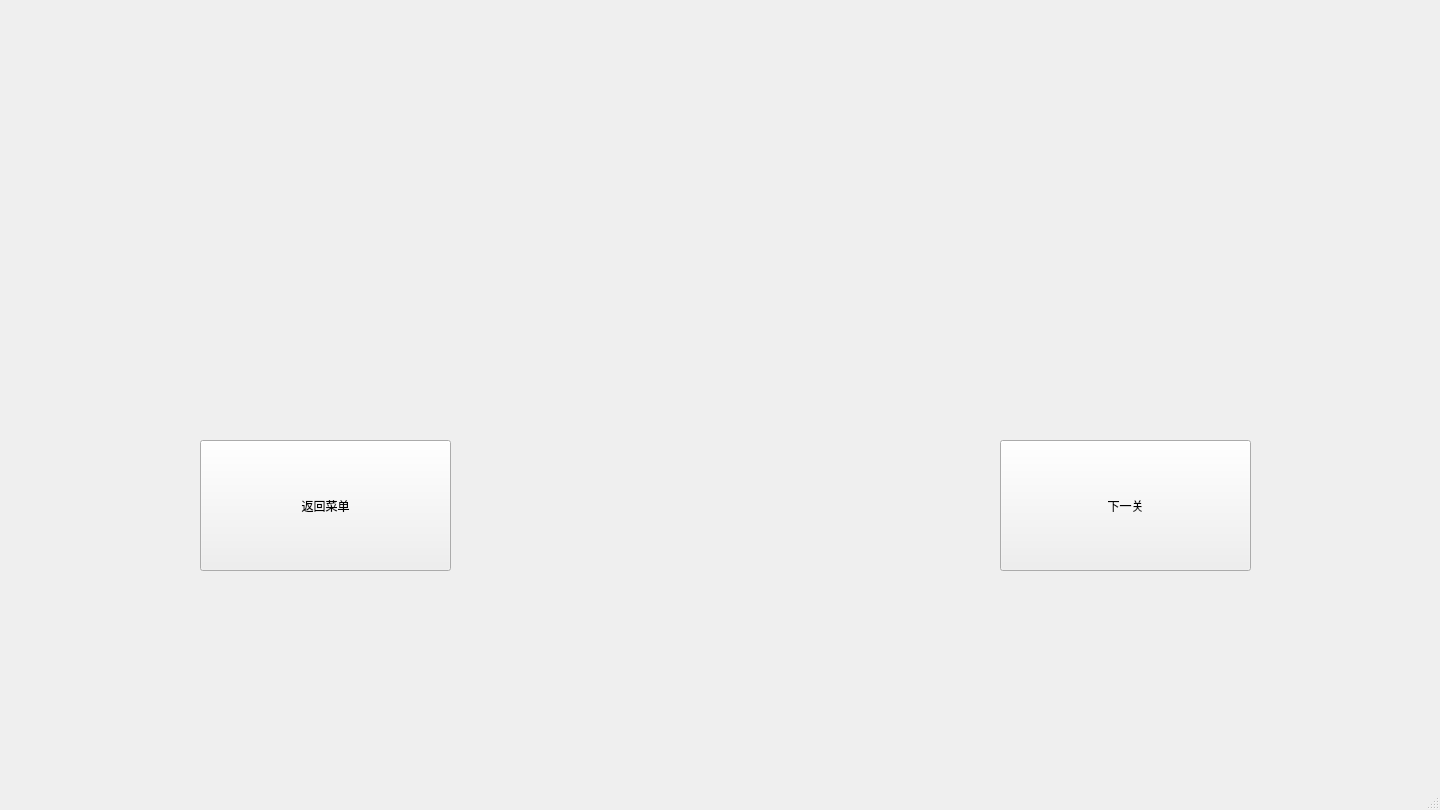
<?xml version="1.0" encoding="UTF-8"?>
<ui version="4.0">
 <class>MainWindow2</class>
 <widget class="QMainWindow" name="MainWindow2">
  <property name="geometry">
   <rect>
    <x>0</x>
    <y>0</y>
    <width>1440</width>
    <height>810</height>
   </rect>
  </property>
  <property name="windowTitle">
   <string>MainWindow</string>
  </property>
  <widget class="QWidget" name="centralwidget">
   <widget class="QPushButton" name="BACK">
    <property name="geometry">
     <rect>
      <x>200</x>
      <y>440</y>
      <width>251</width>
      <height>131</height>
     </rect>
    </property>
    <property name="text">
     <string>返回菜单</string>
    </property>
   </widget>
   <widget class="QPushButton" name="NEXT">
    <property name="geometry">
     <rect>
      <x>1000</x>
      <y>440</y>
      <width>251</width>
      <height>131</height>
     </rect>
    </property>
    <property name="text">
     <string>下一关</string>
    </property>
   </widget>
  </widget>
  <widget class="QStatusBar" name="statusbar"/>
 </widget>
 <resources/>
 <connections/>
</ui>
